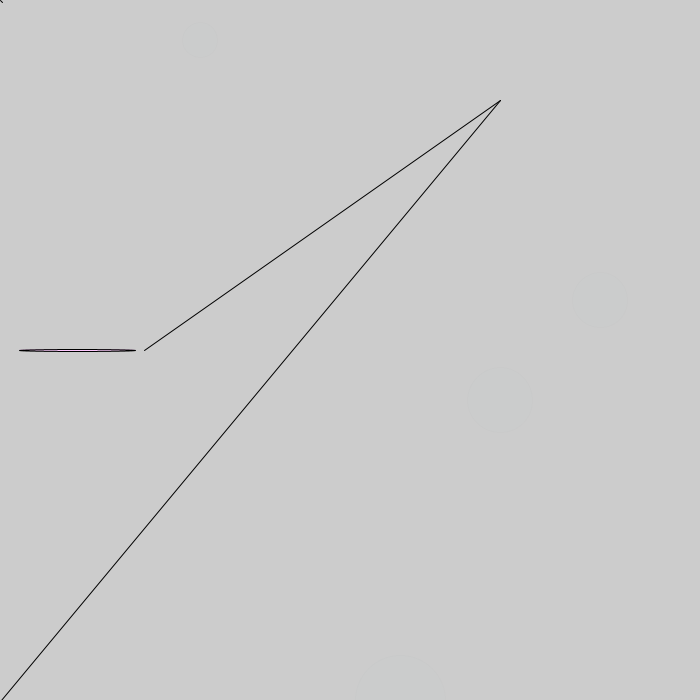
Frame 1 (no input)
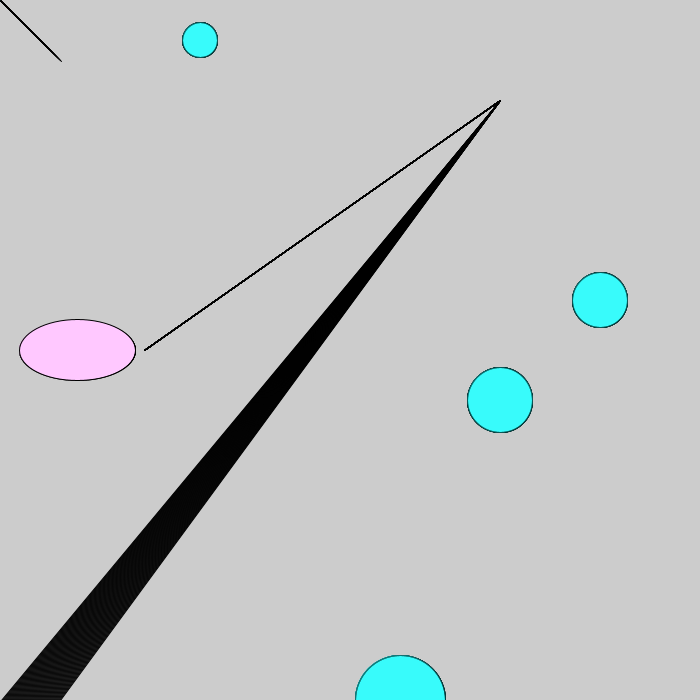
Frame 60 (the mouse pressed at the canvas centre just before this capture)
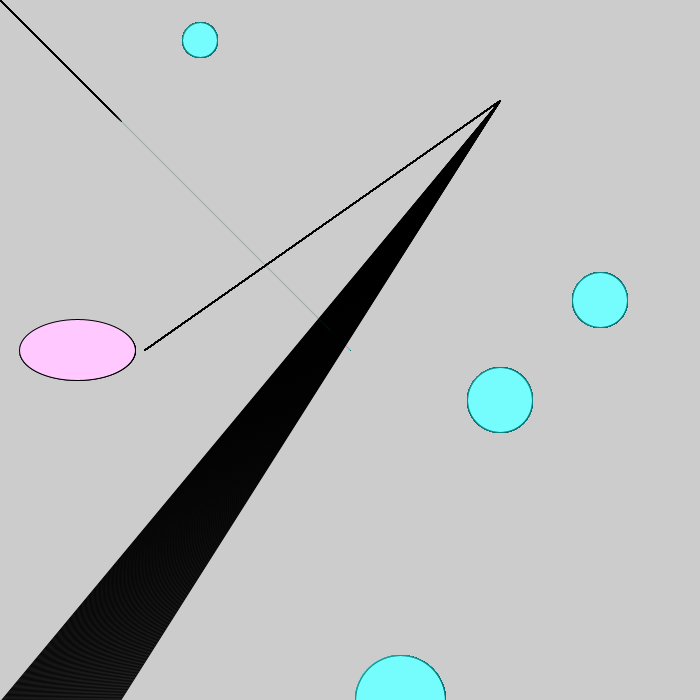
Frame 120 (the mouse held since frame 60 and released just before this capture)

The Processing sketch that drew these frames (run headless with seeded random() and noise(); from frame 60 on, the mouse is pressed at the canvas centre):

// Processing sketch: processing_71340
// ── processing_71340.pde

//hello, world.
//margot, here.
//do you know what's about to go down?
//let me tell you--basically nothing, ontologically. 

int molly;

void setup(){
  size(700,700);
  molly=0;
  molly=molly+1;
  smooth();
}

void draw(){
 //background(#47C634);
  molly++;
  stroke(#000000);
  
  line(500,100,144,height/2);
  molly--;
  fill(#FA5E32);
  line(500,100,molly,height);
  if(molly > 300);
  noFill();
  molly++;
  fill(500,100,800,height);
  fill(#831BF0+molly);
  if(mouseX < width/3){
    fill(500,200,width,height);
  ellipse(width/9,height/2,width/6,molly);
  }
  noFill();
  println(molly);
  fill(150,molly,molly,molly);
  line(0,0,molly,molly);
  stroke(0,molly,molly,molly);
  fill(molly,300,400,molly/2);
    ellipse(400,700,90,90);
    ellipse(600,300,55,55);
    ellipse(200,40,35,35);
    ellipse(600,750,70,70);
    ellipse(500,400,65,65);
    ellipse(-molly,molly,molly,-molly);
  line(mouseX,mouseY,pmouseX,pmouseY);
println("x: " + mouseX + "y: " + mouseY);
}

//don't laugh...
